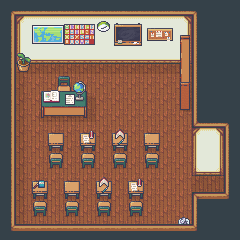

Below is a game level as drawn by its tile map, then a one-line description and the .tmx that defines it (tile-layer data replaced by summaries):
An orthogonal 15x15 tile map with 16x16 px tiles, 11 tile layers (Chao, Sombra, Cadeiras, Objetos-0, ...) and 13 objects.

<map version="1.5" tiledversion="1.6.0" orientation="orthogonal" renderorder="right-down" width="15" height="15" tilewidth="16" tileheight="16" infinite="0" nextlayerid="16" nextobjectid="14">
 <tileset firstgid="1" source="school_tileset.tsx" />
 <layer id="2" name="Chao" width="15" height="15">
  <data>[225 cells, 151 non-empty, 10 distinct tile ids]</data>
 </layer>
 <layer id="8" name="Sombra" width="15" height="15">
  <data>[225 cells, 29 non-empty, 5 distinct tile ids]</data>
 </layer>
 <layer id="9" name="Cadeiras" width="15" height="15">
  <data>[225 cells, 16 non-empty, 2 distinct tile ids]</data>
 </layer>
 <layer id="3" name="Objetos-0" width="15" height="15">
  <data>[225 cells, 25 non-empty, 23 distinct tile ids]</data>
 </layer>
 <layer id="15" name="Objetos-1" width="15" height="15">
  <data>[225 cells, 3 non-empty, 3 distinct tile ids]</data>
 </layer>
 <layer id="7" name="Globo" width="15" height="15" offsetx="-8" offsety="0">
  <data>[225 cells, 1 non-empty, 1 distinct tile ids]</data>
 </layer>
 <layer id="4" name="Mural" width="15" height="15" offsetx="0" offsety="-4">
  <data>[225 cells, 2 non-empty, 2 distinct tile ids]</data>
 </layer>
 <layer id="13" name="Player-Layer-Objetos-0" width="15" height="15">
  <data>[225 cells, 23 non-empty, 12 distinct tile ids]</data>
 </layer>
 <layer id="5" name="Acima-Cadeira-Professor" width="15" height="15" offsetx="8" offsety="0">
  <data>[225 cells, 2 non-empty, 2 distinct tile ids]</data>
 </layer>
 <layer id="10" name="Acima-Objetos-0" width="15" height="15">
  <data>[225 cells, 2 non-empty, 2 distinct tile ids]</data>
 </layer>
 <layer id="1" name="Acima-Teto" width="15" height="15">
  <data>[225 cells, 74 non-empty, 11 distinct tile ids]</data>
 </layer>
 <objectgroup id="11" name="Collision">
  <object id="1" x="16" y="70">
   <polygon points="14,0 14,-9 224,-9 224,-70 -16,-70 -16,0" />
  </object>
  <object id="2" x="16" y="70">
   <polygon points="0,0 0,170 -16,170 -16,0" />
  </object>
  <object id="3" x="16" y="227">
   <polygon points="0,1 162,0 162,-3 174,-3 174,0 224,0 224,13 0,13" />
  </object>
  <object id="4" x="192" y="227">
   <polygon points="0,0 0,-32 32,-32 32,-54 0,-54 0,-120 -12,-120 -12,-166 48,-166 48,0" />
  </object>
  <object id="5" x="41" y="115">
   <polygon points="-1,0 47,0 47,-21 29,-21 29,-31 17,-31 17,-21 -1,-21" />
  </object>
  <object id="6" x="46" y="136">
   <polygon points="19,29 1,29 1,0 19,0" />
  </object>
  <object id="7" x="78" y="136">
   <polygon points="19,29 1,29 1,0 19,0" />
  </object>
  <object id="8" x="110" y="136">
   <polygon points="19,29 1,29 1,0 19,0" />
  </object>
  <object id="9" x="142" y="136">
   <polygon points="19,29 1,29 1,0 19,0" />
  </object>
  <object id="10" x="30" y="184">
   <polygon points="19,29 1,29 1,0 19,0" />
  </object>
  <object id="11" x="62" y="184">
   <polygon points="19,29 1,29 1,0 19,0" />
  </object>
  <object id="12" x="95" y="184">
   <polygon points="19,29 1,29 1,0 19,0" />
  </object>
  <object id="13" x="126" y="184">
   <polygon points="19,29 1,29 1,0 19,0" />
  </object>
 </objectgroup>
</map>
